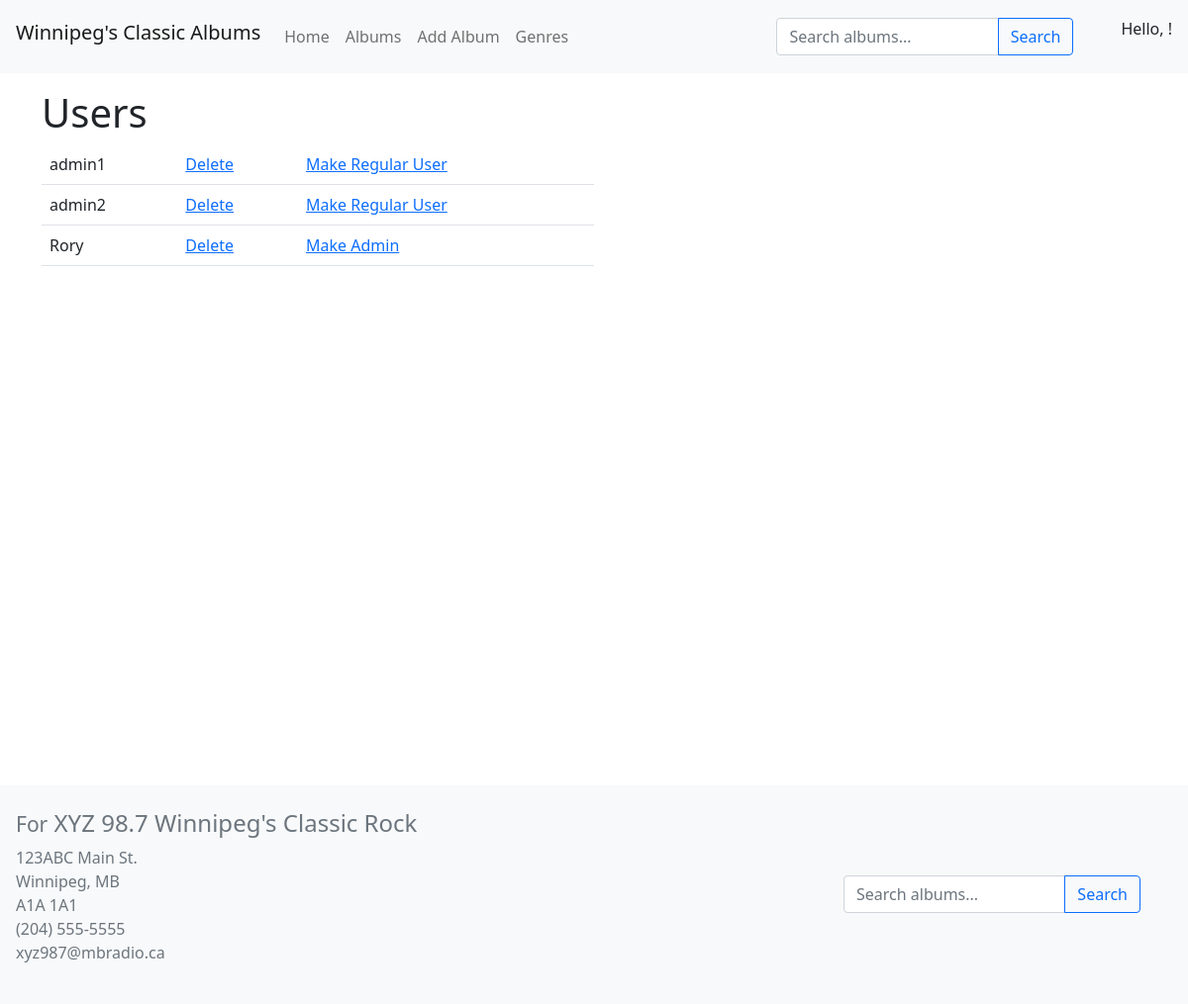
/users.php (signed in), run on the app's committed database.
### tables this page shows
CREATE TABLE `users` (
  `userID` int(11) NOT NULL,
  `name` varchar(50) NOT NULL,
  `password` varchar(255) NOT NULL,
  `admin` tinyint(1) NOT NULL DEFAULT 0
);

### users.php (the view, shortened to what this page needs)
<?php
    require('db_connect.php');
    $query = "SELECT * FROM users ORDER BY admin DESC, name";
    $statement = $db->prepare($query);
    $statement->execute();
    $users = $statement->fetchAll();
?>
<!DOCTYPE html>
<html lang="en">
<head>
    <link href="https://cdn.jsdelivr.net/npm/bootstrap@5.1.3/dist/css/bootstrap.min.css" rel="stylesheet">
    <link rel="stylesheet" type="text/css" href="style.css">
</head>
<body>
    <?php include('header.php'); ?>
    <div class="container">
        <h1 class="pt-3">Users</h1>
        <table class="table table-hover w-50">
            <?php foreach($users as $user): ?>
                <tr>
                    <td><?= $user['name'] ?></td>
                    <?php if($user['userID'] != $_SESSION['user']): ?>
                        <td><a href="?toDelete=<?= $user['userID'] ?>">Delete</a></td>
                        <?php if($user['admin']): ?>
                            <td><a href="?demote=<?= $user['userID'] ?>">Make Regular User</a></td>
                        <?php else: ?>
                            <td><a href="?promote=<?= $user['userID'] ?>">Make Admin</a></td>
                        <?php endif ?>
                    <?php else: ?>
                        <td></td>
                        <td></td>
                    <?php endif ?>
                </tr>
            <?php endforeach ?>
        </table>
    </div>
    <?php include('footer.php'); ?>
</body>
</html>

### style.css (style rules this page uses)
html, body { height: 100%; }
.container { min-height: 90%; }

### data on the page
users: name "admin1"
users: name "admin2"
users: name "Rory"
